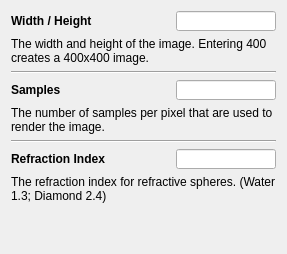
           <widget class="QWidget" name="bvh">
            <layout class="QVBoxLayout" name="verticalLayout_5">
             <item>
              <layout class="QHBoxLayout" name="horizontalLayout_10">
               <item>
                <widget class="QLabel" name="bvhSizeLabel">
                 <property name="font">
                  <font>
                   <weight>75</weight>
                   <bold>true</bold>
                  </font>
                 </property>
                 <property name="text">
                  <string>Width / Height</string>
                 </property>
                </widget>
               </item>
               <item>
                <widget class="QLineEdit" name="bvhSize">
                 <property name="maximumSize">
                  <size>
                   <width>100</width>
                   <height>20</height>
                  </size>
                 </property>
                 <property name="toolTip">
                  <string/>
                 </property>
                </widget>
               </item>
              </layout>
             </item>
             <item>
              <widget class="QLabel" name="label_7">
               <property name="font">
                <font>
                 <italic>false</italic>
                </font>
               </property>
               <property name="text">
                <string>The width and height of the image. Entering 400 creates a 400x400 image.</string>
               </property>
               <property name="wordWrap">
                <bool>true</bool>
               </property>
              </widget>
             </item>
             <item>
              <widget class="Line" name="line_5">
               <property name="orientation">
                <enum>Qt::Horizontal</enum>
               </property>
              </widget>
             </item>
             <item>
              <layout class="QHBoxLayout" name="horizontalLayout_9">
               <item>
                <widget class="QLabel" name="bvhSamplesLabel">
                 <property name="font">
                  <font>
                   <weight>75</weight>
                   <bold>true</bold>
                  </font>
                 </property>
                 <property name="text">
                  <string>Samples</string>
                 </property>
                </widget>
               </item>
               <item>
                <widget class="QLineEdit" name="bvhSamples">
                 <property name="maximumSize">
                  <size>
                   <width>100</width>
                   <height>20</height>
                  </size>
                 </property>
                 <property name="toolTip">
                  <string/>
                 </property>
                </widget>
               </item>
              </layout>
             </item>
             <item>
              <widget class="QLabel" name="label_8">
               <property name="font">
                <font>
                 <italic>false</italic>
                </font>
               </property>
               <property name="text">
                <string>The number of samples per pixel that are used to render the image.</string>
               </property>
               <property name="wordWrap">
                <bool>true</bool>
               </property>
              </widget>
             </item>
             <item>
              <widget class="Line" name="line_6">
               <property name="orientation">
                <enum>Qt::Horizontal</enum>
               </property>
              </widget>
             </item>
             <item>
              <layout class="QHBoxLayout" name="horizontalLayout_8">
               <item>
                <widget class="QLabel" name="bvhRefractionLabel">
                 <property name="font">
                  <font>
                   <weight>75</weight>
                   <bold>true</bold>
                  </font>
                 </property>
                 <property name="text">
                  <string>Refraction Index</string>
                 </property>
                </widget>
               </item>
               <item>
                <widget class="QLineEdit" name="bvhRefraction">
                 <property name="maximumSize">
                  <size>
                   <width>100</width>
                   <height>20</height>
                  </size>
                 </property>
                 <property name="toolTip">
                  <string/>
                 </property>
                </widget>
               </item>
              </layout>
             </item>
             <item>
              <widget class="QLabel" name="label_9">
               <property name="font">
                <font>
                 <italic>false</italic>
                </font>
               </property>
               <property name="text">
                <string>The refraction index for refractive spheres. (Water 1.3; Diamond 2.4)</string>
               </property>
               <property name="wordWrap">
                <bool>true</bool>
               </property>
              </widget>
             </item>
             <item>
              <spacer name="verticalSpacer_3">
               <property name="orientation">
                <enum>Qt::Vertical</enum>
               </property>
               <property name="sizeHint" stdset="0">
                <size>
                 <width>20</width>
                 <height>40</height>
                </size>
               </property>
              </spacer>
             </item>
            </layout>
           </widget>
